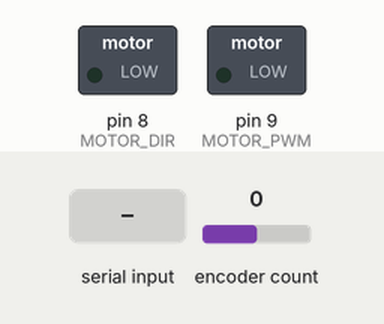
The sketch below on a simulated Arduino Uno, built with avr-gcc and run on an emulated ATmega328P. Parts: switched loads named in the sketch (green lamp = pin HIGH). The inputs (shaded band) are chosen by the test bench; at power-on: encoder count 0.

Above: at 1.2 s.
1.3 s: "SET_ACTION\n" received over Serial
At 1.8 s:
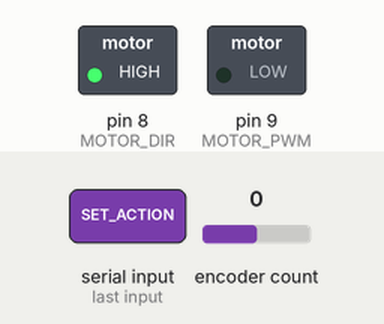
2.8 s: "SET_ACTION,45\n" received over Serial
At 4.1 s:
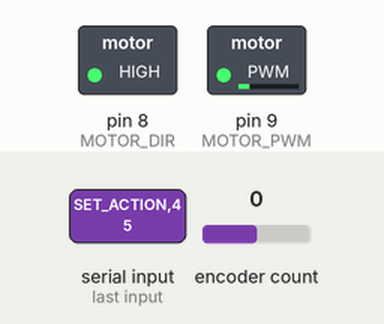
Timing chart, 0 to 5.8 s (numbered marks = the images above; inputs shaded):
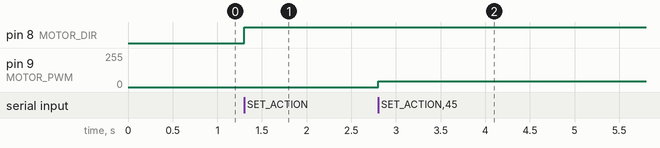

The sketch:

arduino_new.ino
```cpp
#include <Wire.h>
#include <MPU6050.h>   // IMU 传感器（用于摆杆角度）
#include <Encoder.h>   // 增量编码器（用于旋转角度）

// ========== 1. 硬件引脚定义 ==========
#define MOTOR_PWM 9     // 电机 PWM 控制引脚
#define MOTOR_DIR 8     // 电机方向控制引脚
#define ENCODER_A 2     // 编码器 A 相（外部中断）
#define ENCODER_B 3     // 编码器 B 相

MPU6050 mpu;           // IMU 传感器对象
Encoder myEnc(ENCODER_A, ENCODER_B);  // 编码器对象

// ========== 2. 变量定义 ==========
float theta = 0.0, theta_dot = 0.0;  // 水平旋转角 & 角速度
float alpha = 0.0, alpha_dot = 0.0;  // 摆杆角 & 角速度
long last_encoder_pos = 0;
unsigned long last_time = 0;
const float ENCODER_RESOLUTION = 2048.0;  // 编码器分辨率

void setup() {
    Serial.begin(115200);  // 与 Jetson 进行串口通信
    Wire.begin();
    mpu.initialize();  // 初始化 IMU
    if (!mpu.testConnection()) {
        Serial.println("IMU 初始化失败");
        while (1);
    }

    pinMode(MOTOR_PWM, OUTPUT);
    pinMode(MOTOR_DIR, OUTPUT);
}

void loop() {
    if (Serial.available()) {
        String command = Serial.readStringUntil('\n');

        if (command.startsWith("SET_ACTION")) {
            int pwm_value = command.substring(11).toInt();
            applyPWM(pwm_value);
        }
        else if (command.startsWith("GET_STATE")) {
            readSensors();
            Serial.print(theta); Serial.print(",");
            Serial.print(theta_dot); Serial.print(",");
            Serial.print(alpha); Serial.print(",");
            Serial.println(alpha_dot);
        }
        else if (command.startsWith("RESET")) {
            applyPWM(0);
            while (!Serial.available());  // 等待手动扶正倒立摆
        }
    }
}

// ========== 传感器读取（θ, θ̇, α, α̇） ==========
void readSensors() {
    int16_t ax, ay, az, gx, gy, gz;
    mpu.getMotion6(&ax, &ay, &az, &gx, &gy, &gz);

    // 计算摆杆角度 α 和角速度 α̇
    alpha = atan2(ay, az) * 180.0 / PI;
    unsigned long current_time = millis();
    float dt = (current_time - last_time) / 1000.0;
    alpha_dot = (alpha - alpha_dot) / dt;
    last_time = current_time;

    // 计算旋转角 θ 和角速度 θ̇
    long encoder_pos = myEnc.read();
    theta = (encoder_pos / ENCODER_RESOLUTION) * 360.0;
    theta_dot = ((encoder_pos - last_encoder_pos) / ENCODER_RESOLUTION) * 360.0 / dt;
    last_encoder_pos = encoder_pos;
}

// ========== 控制电机 ==========
void applyPWM(int pwm) {
    pwm = constrain(pwm, -255, 255);
    analogWrite(MOTOR_PWM, abs(pwm));
    digitalWrite(MOTOR_DIR, pwm >= 0 ? HIGH : LOW);
}
```

Measured:
- after the input at 1.3 s, pin 8 (MOTOR_DIR): LOW → HIGH at once
- after the input at 2.8 s, pin 9 (MOTOR_PWM): 0/255 → 45/255 at once
